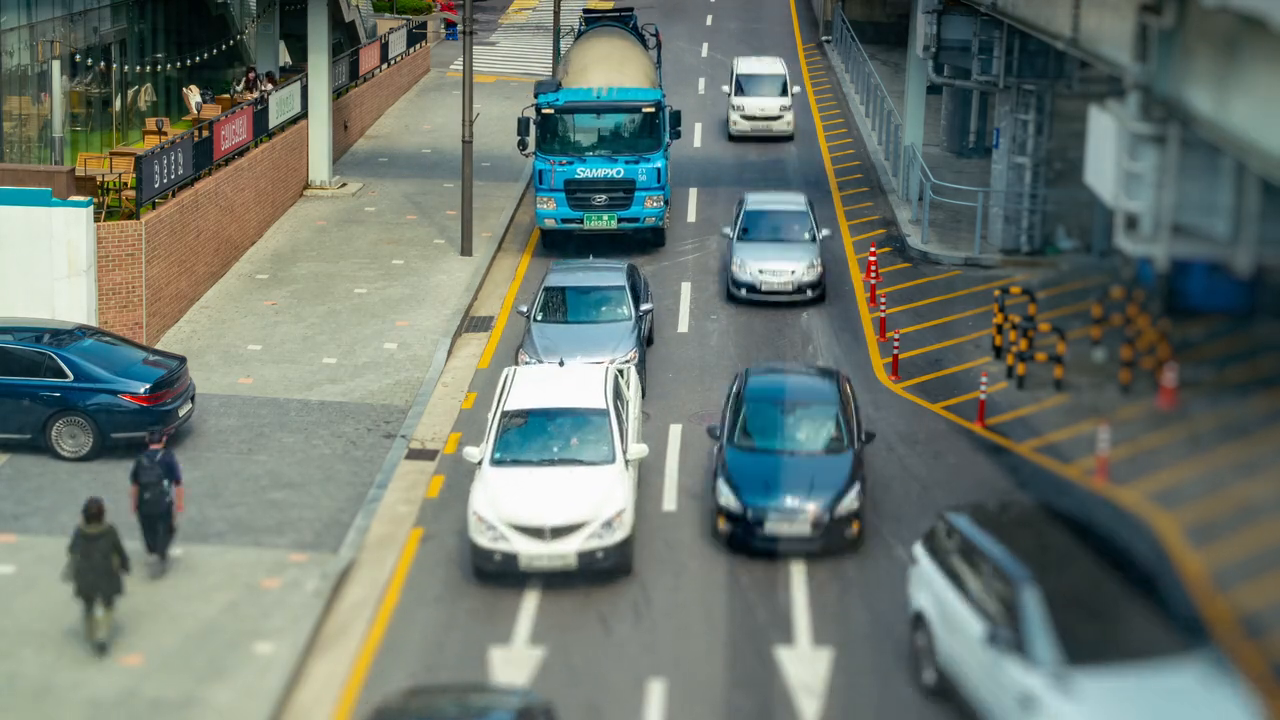
#> input picture frame 26 of UY_03_Train_YOLO_for_Object_Detection/02_Class/videos/traffic-cars-and-people.mp4, 1280 x 720 px, given in place of demo.mp4, which was not available
$ python 01_Removing_Background.py
#> lines starting #> are read from the running program, lines starting #| are printed output that depends on the picture; pictures that were not available may be replaced by others from this repository, and a replacement may not be noted
import numpy as np
import cv2

# Path of the video we want to remove the background
video = "..\common\media\demo.mp4"

# Read the video and get the first frame
cap = cv2.VideoCapture(video)
hasFrame, frame = cap.read()
#> frame is the input picture: shape (720, 1280, 3); mean B, G, R 110.8, 118.6, 108.2

# We can show it using imshow
cv2.imshow('frame', frame)
cv2.waitKey(0)

# We can show 10 frames using a for loop
for i in range(10):
    hasFrame, frame = cap.read()
    cv2.imshow('frame', frame)
    cv2.waitKey(0)
#> this loop made 10 passes
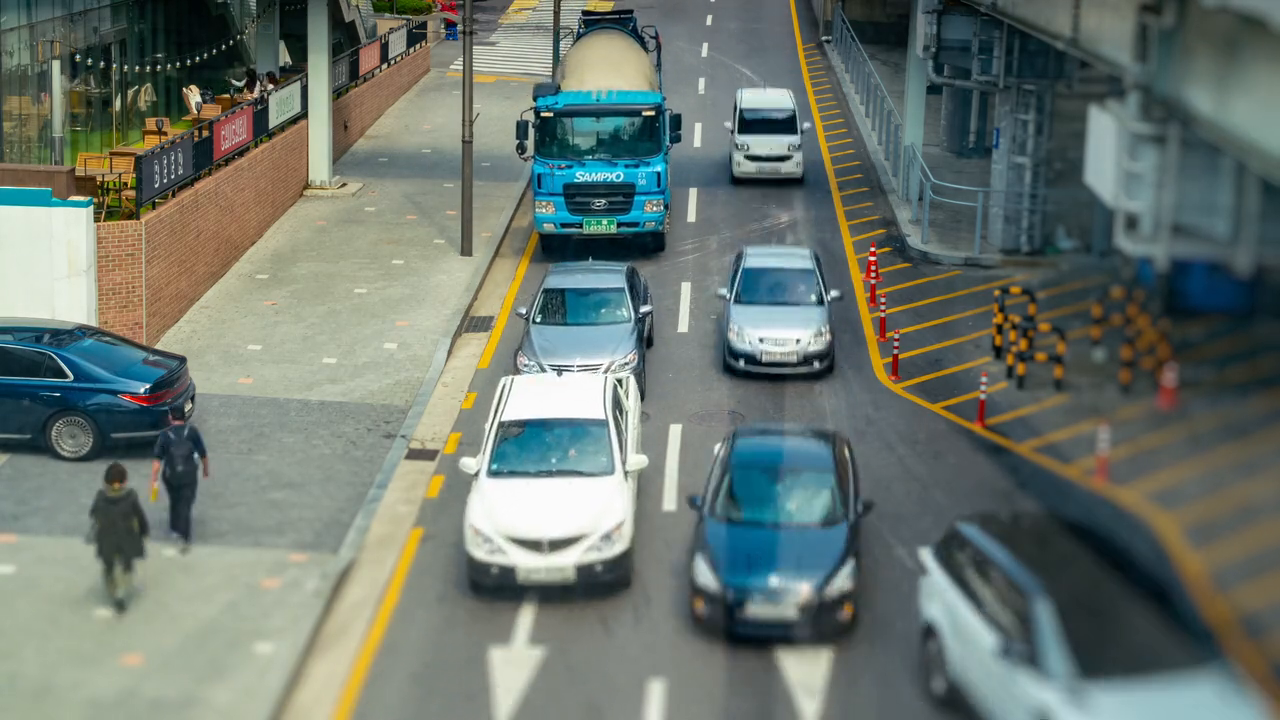
#> input picture frame 27 of UY_03_Train_YOLO_for_Object_Detection/02_Class/videos/traffic-cars-and-people.mp4, 1280 x 720 px, given in place of demo.mp4, which was not available

print( "Initializing the background remove...")

# Now we get 75 frames from the total frames
print(cap.get(cv2.CAP_PROP_FRAME_COUNT))
#| 269.0
framesIds = cap.get(cv2.CAP_PROP_FRAME_COUNT) * np.random.uniform(size=75)
#> framesIds = 75 values, max 265.9 at index 52, min 5.05 at index 34, mean 137.1

# With the Ids, we can get the frames
frames = []
for fid in framesIds:
    cap.set(cv2.CAP_PROP_POS_FRAMES, fid) # Set the next frame id we're goingo to get (CAP_PROP_POS_FRAMES is the property)
    hasFrame, frame = cap.read()          # Read the frame
    frames.append(frame)                  # Append the frame to the list

# Now we can calculate the median frame
# The median is the middle value of a sorted list of numbers
# We can use the median to remove the background
medianFrame = np.median(frames, axis=0).astype(dtype=np.uint8)
print(medianFrame)

# We can show the median frame
cv2.imshow('Median Frame', medianFrame)
cv2.waitKey(0)

$ run again, starting later in the video
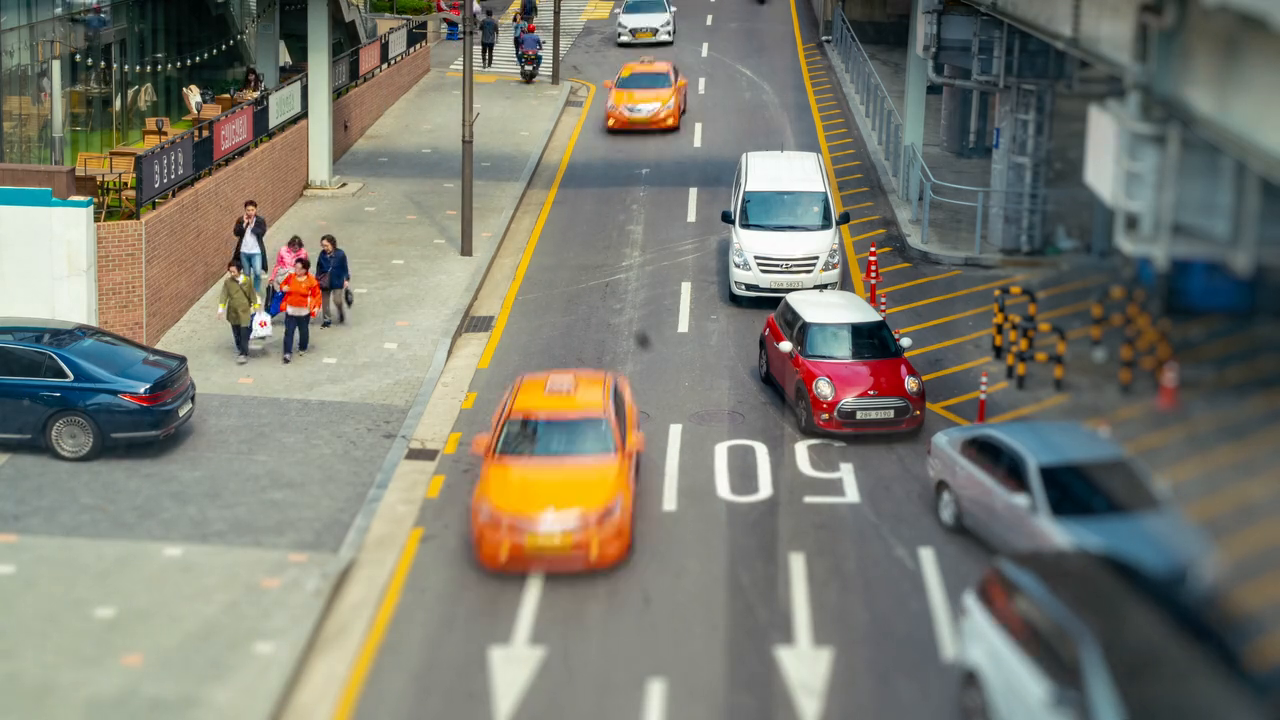
#> input picture frame 121 of UY_03_Train_YOLO_for_Object_Detection/02_Class/videos/traffic-cars-and-people.mp4, 1280 x 720 px, given in place of demo.mp4, which was not available
#> frame is the input picture: shape (720, 1280, 3); mean B, G, R 112.3, 123.3, 123.7
#| 269.0
#> framesIds = 75 values, max 265.9 at index 52, min 5.05 at index 34, mean 137.1

$ run again, starting later in the video
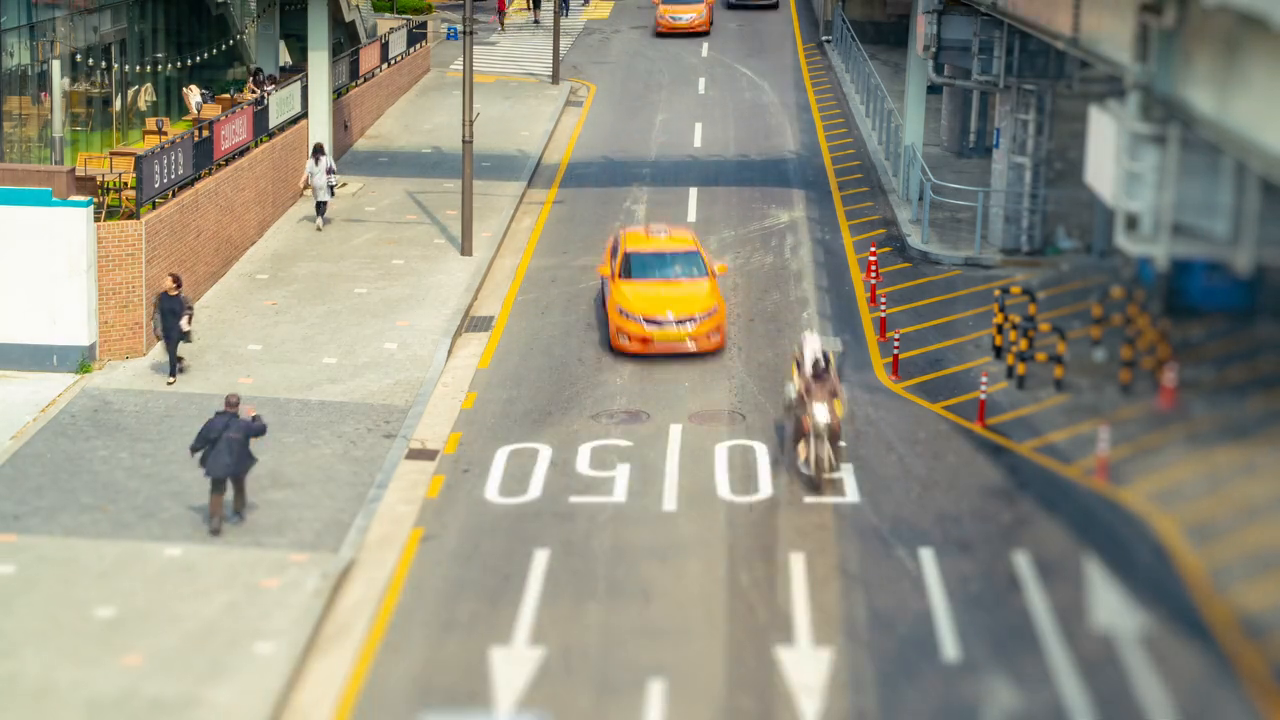
#> input picture frame 215 of UY_03_Train_YOLO_for_Object_Detection/02_Class/videos/traffic-cars-and-people.mp4, 1280 x 720 px, given in place of demo.mp4, which was not available
#> frame is the input picture: shape (720, 1280, 3); mean B, G, R 129.4, 145.5, 148.2
#| 269.0
#> framesIds = 75 values, max 265.9 at index 52, min 5.05 at index 34, mean 137.1
